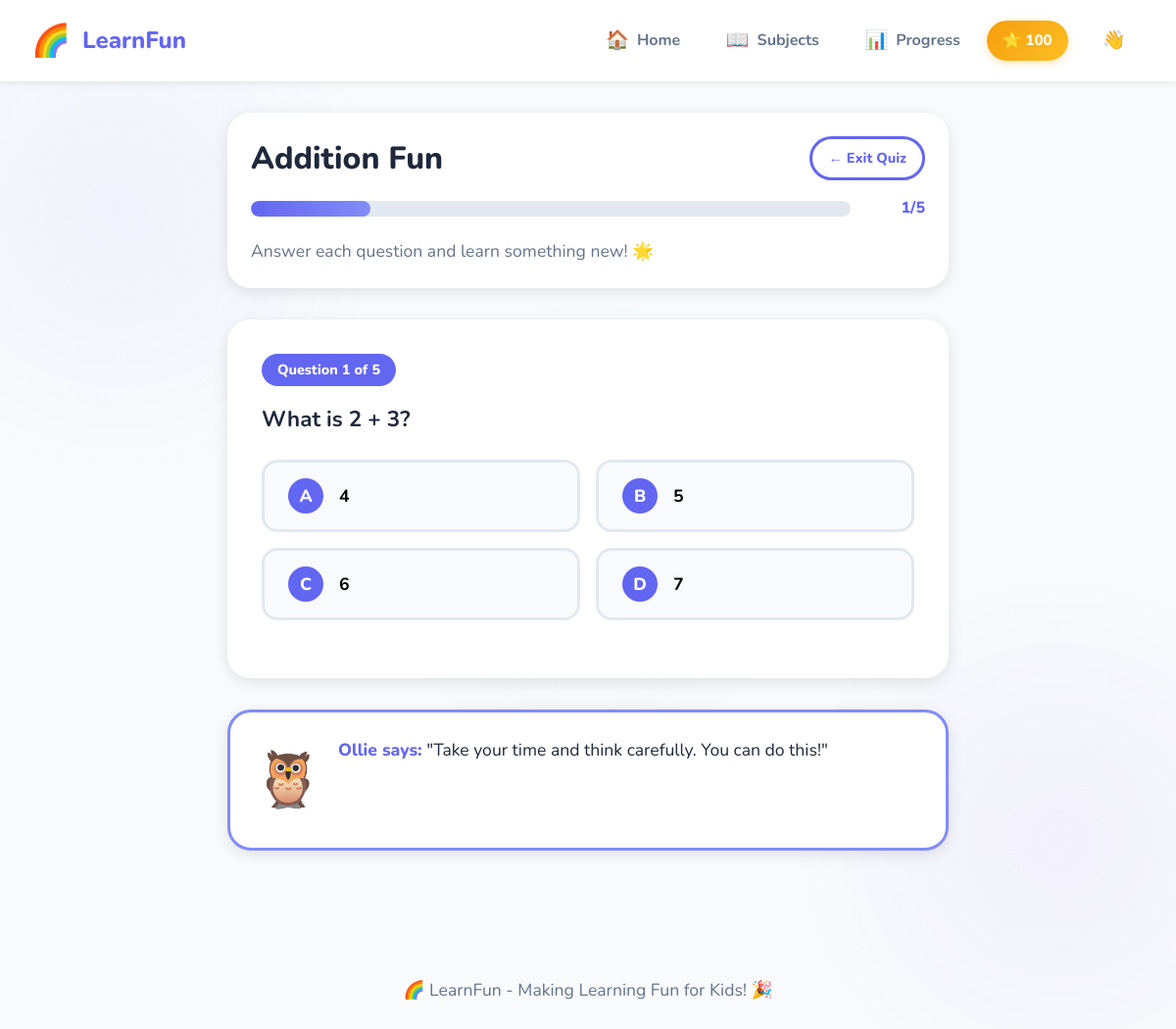
Page /quiz/1 (signed in) on the committed database.
### models.py (models this page shows, shortened)
class User(db.Model):
    __tablename__ = 'users'
    id = db.Column(db.Integer, primary_key=True)
    username = db.Column(db.String(80), unique=True, nullable=False)
    email = db.Column(db.String(120), unique=True, nullable=False)
    password_hash = db.Column(db.String(256), nullable=False)
    avatar = db.Column(db.String(20), default='bear')  # Avatar type
    total_points = db.Column(db.Integer, default=0)
    level = db.Column(db.Integer, default=1)
    created_at = db.Column(db.DateTime, default=datetime.utcnow)
    scores = db.relationship('Score', backref='user', lazy=True, cascade='all, delete-orphan')
    badges = db.relationship('UserBadge', backref='user', lazy=True, cascade='all, delete-orphan')

class Quiz(db.Model):
    __tablename__ = 'quizzes'
    id = db.Column(db.Integer, primary_key=True)
    title = db.Column(db.String(100), nullable=False)
    subject_id = db.Column(db.Integer, db.ForeignKey('subjects.id'), nullable=False)
    difficulty = db.Column(db.String(20), default='easy')  # easy, medium, hard
    description = db.Column(db.String(200), default='')
    questions = db.relationship('Question', backref='quiz', lazy=True, cascade='all, delete-orphan')

class Question(db.Model):
    __tablename__ = 'questions'
    id = db.Column(db.Integer, primary_key=True)
    quiz_id = db.Column(db.Integer, db.ForeignKey('quizzes.id'), nullable=False)
    text = db.Column(db.String(300), nullable=False)
    option_a = db.Column(db.String(100), nullable=False)
    option_b = db.Column(db.String(100), nullable=False)
    option_c = db.Column(db.String(100), nullable=False)
    option_d = db.Column(db.String(100), nullable=False)
    correct_answer = db.Column(db.String(1), nullable=False)  # 'A', 'B', 'C', or 'D'
    explanation = db.Column(db.String(200), default='')
    points = db.Column(db.Integer, default=10)

### blueprints/quiz.py (the view)
@quiz_bp.route('/<int:quiz_id>')
@login_required
def start_quiz(quiz_id):
    quiz = Quiz.query.get_or_404(quiz_id)
    questions = Question.query.filter_by(quiz_id=quiz_id).all()
    if not questions:
        flash('This quiz has no questions yet!', 'warning')
        return redirect(url_for('main.subject_detail', subject_id=quiz.subject_id))
    return render_template('quiz.html', quiz=quiz, questions=questions)

### app.py (called while the page is built)
def create_app():
    app = Flask(__name__)
    app.config.from_object(Config)
    db.init_app(app)
    with app.app_context():
        db.create_all()
        seed_data()
    from blueprints.main import main_bp
    from blueprints.auth import auth_bp
    from blueprints.quiz import quiz_bp
    from blueprints.progress import progress_bp
    app.register_blueprint(main_bp)
    app.register_blueprint(auth_bp, url_prefix='/auth')
    app.register_blueprint(quiz_bp, url_prefix='/quiz')
    app.register_blueprint(progress_bp, url_prefix='/progress')
    @app.context_processor
    def inject_user():
        user = None
        if 'user_id' in session:
            from models import User
            user = User.query.get(session['user_id'])
        return {'current_user': user}
    return app

### blueprints/auth.py (called while the page is built)
def login_required(f):
    @wraps(f)
    def decorated_function(*args, **kwargs):
        if 'user_id' not in session:
            flash('Please log in to continue!', 'warning')
            return redirect(url_for('auth.login'))
        return f(*args, **kwargs)
    return decorated_function

### templates/quiz.html (shortened to what this page needs)
{% extends "base.html" %}
{% block content %}
<div class="container-sm">
    <div class="quiz-header">
        <div class="flex-center gap-2" style="justify-content: space-between; flex-wrap: wrap; margin-bottom: 1rem;">
            <h2 style="margin: 0;">{{ quiz.title }}</h2>
            <a href="{{ url_for('main.subject_detail', subject_id=quiz.subject_id) }}" class="btn btn-outline btn-sm">
                ← Exit Quiz
            </a>
        </div>
        <div class="quiz-progress">
            <div class="progress-bar-container">
                <div class="progress-bar-fill" style="width: 0%;"></div>
            </div>
            <span class="progress-text">0/{{ questions|length }}</span>
        </div>
        <p style="color: var(--text-secondary); margin: 0;">Answer each question and learn something new! 🌟</p>
    </div>
    <form method="POST" action="{{ url_for('quiz.submit_quiz', quiz_id=quiz.id) }}">
        {% for question in questions %}
        <div class="question-card" data-question-id="{{ question.id }}" data-correct="{{ question.correct_answer }}">
            <span class="question-number">Question {{ loop.index }} of {{ questions|length }}</span>
            <p class="question-text">{{ question.text }}</p>
            <div class="options-grid">
                <button type="button" class="option-btn" data-answer="A">
                    <span class="option-label">A</span>
                    <span>{{ question.option_a }}</span>
                </button>
                <button type="button" class="option-btn" data-answer="B">
                    <span class="option-label">B</span>
                    <span>{{ question.option_b }}</span>
                </button>
                <button type="button" class="option-btn" data-answer="C">
                    <span class="option-label">C</span>
                    <span>{{ question.option_c }}</span>
                </button>
                <button type="button" class="option-btn" data-answer="D">
                    <span class="option-label">D</span>
                    <span>{{ question.option_d }}</span>
                </button>
            </div>
        </div>
        {% endfor %}
    </form>
    <div class="mascot mt-4">
        <div class="mascot-avatar">🦉</div>
        <div class="mascot-speech">
            <p><span class="mascot-name">Ollie says:</span> "Take your time and think carefully. You can do this!"</p>
        </div>
    </div>
</div>
{% endblock %}

### templates/base.html (shortened to what this page needs)
<!DOCTYPE html>
<html lang="en">
<head>
    <link rel="stylesheet" href="{{ url_for('static', filename='css/style.css') }}">
</head>
<body>
    <nav class="navbar">
        <a href="{{ url_for('main.index') }}" class="navbar-brand">
            <span class="logo">🌈</span>
            <span>LearnFun</span>
        </a>
        <ul class="navbar-nav">
            <li><a href="{{ url_for('main.index') }}" class="nav-link {% if request.endpoint == 'main.index' %}active{% endif %}"><span class="icon">🏠</span> Home</a></li>
            <li><a href="{{ url_for('main.subjects') }}" class="nav-link {% if 'subject' in request.endpoint %}active{% endif %}"><span class="icon">📖</span> Subjects</a></li>
            {% if current_user %}
            <li><a href="{{ url_for('progress.dashboard') }}" class="nav-link {% if request.endpoint == 'progress.dashboard' %}active{% endif %}"><span class="icon">📊</span> Progress</a></li>
            <li>
                <div class="nav-user">
                    <div class="user-points">⭐ {{ current_user.total_points }}</div>
                    <a href="{{ url_for('auth.logout') }}" class="nav-link"><span class="icon">👋</span></a>
                </div>
            </li>
            {% endif %}
        </ul>
    </nav>
    <main>
        {% block content %}{% endblock %}
    </main>
    <footer class="footer">
        <p>🌈 LearnFun - Making Learning Fun for Kids! 🎉</p>
    </footer>
</body>
</html>

### rows in the picture
User: total_points "100"
Quiz: title "Addition Fun"
Question: questions "5", text "What is 2 + 3?", option_a "4", option_b "5", option_c "6", option_d "7"
